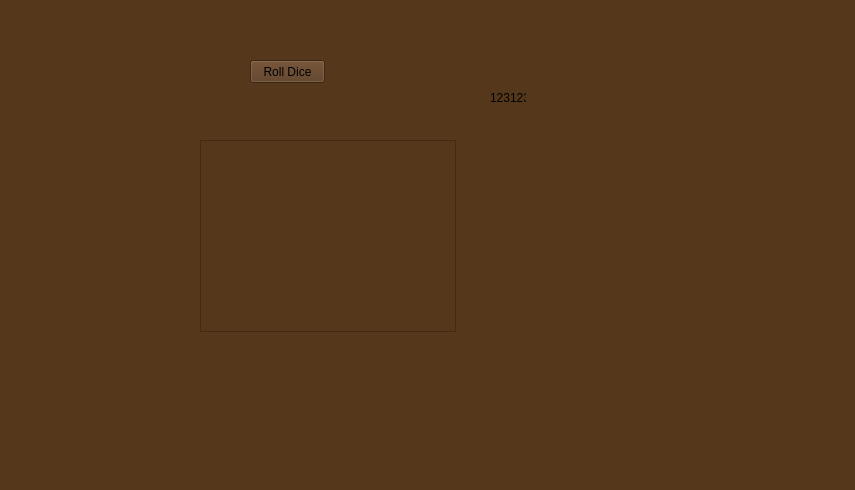
<?xml version="1.0" encoding="UTF-8"?>
<ui version="4.0">
 <class>MainWindow</class>
 <widget class="QMainWindow" name="MainWindow">
  <property name="geometry">
   <rect>
    <x>0</x>
    <y>0</y>
    <width>855</width>
    <height>490</height>
   </rect>
  </property>
  <property name="windowTitle">
   <string>MainWindow</string>
  </property>
  <property name="styleSheet">
   <string notr="true">background-color: rgb(85, 55, 27);</string>
  </property>
  <widget class="QWidget" name="centralwidget">
   <widget class="QPushButton" name="dice_button">
    <property name="geometry">
     <rect>
      <x>250</x>
      <y>60</y>
      <width>75</width>
      <height>23</height>
     </rect>
    </property>
    <property name="text">
     <string>Roll Dice</string>
    </property>
   </widget>
   <widget class="QLabel" name="result_label">
    <property name="geometry">
     <rect>
      <x>490</x>
      <y>90</y>
      <width>36</width>
      <height>16</height>
     </rect>
    </property>
    <property name="text">
     <string>123123</string>
    </property>
   </widget>
   <widget class="QTextBrowser" name="text_box">
    <property name="geometry">
     <rect>
      <x>200</x>
      <y>140</y>
      <width>256</width>
      <height>192</height>
     </rect>
    </property>
   </widget>
  </widget>
  <widget class="QMenuBar" name="menubar">
   <property name="geometry">
    <rect>
     <x>0</x>
     <y>0</y>
     <width>855</width>
     <height>21</height>
    </rect>
   </property>
  </widget>
  <widget class="QStatusBar" name="statusbar"/>
 </widget>
 <resources/>
 <connections/>
</ui>
